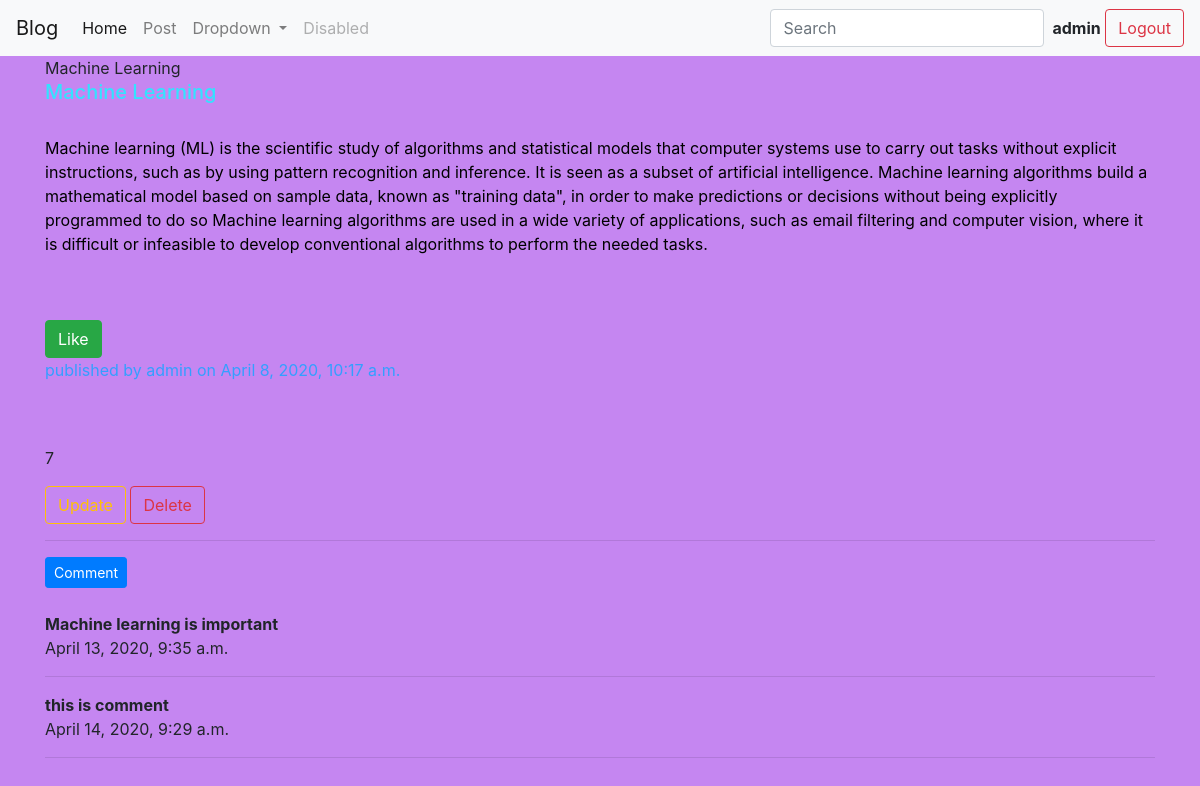
The app's page /detail/7/ (signed in) with its own data.
### blog/models.py (models this page shows, shortened)
class Post(models.Model):
	title = models.CharField(max_length = 100)
	body = models.TextField()
	created_date = models.DateTimeField(default = timezone.now)
	author = models.ForeignKey(get_user_model(),on_delete = models.CASCADE,null=True)
	img = models.ImageField(upload_to='',blank = True,null = True)
	likes = models.IntegerField(null = True,default = 0)

class Comment(models.Model):
	post = models.ForeignKey(Post,on_delete = models.CASCADE,related_name = "comments")
	text = models.TextField()
	timestamp = models.DateTimeField(default = timezone.now)

### blog/views.py (the view)
# urls.py: path('detail/<int:pk>/',PostDetail.as_view(), name = 'post-detail'),
class PostDetail(LoginRequiredMixin,DetailView):
	model = Post

### blog/templates/blog/post_detail.html (shortened to what this page needs)
{% extends 'base.html' %}
{% block content %}
{{object.title}}<br>
<h3 id=h3id>{{object.title}}</h3><br>
<p class="bclass">{{object.body}}</p><br><br>
<button type="button" class="btn btn-success" onclick="onClick()">Like</button>
<br>
<p id="btext">published by {{object.author}} on {{object.created_date}}</p><br><br>
<p id="like">{{object.likes}}</p>
<a type="button" class="btn btn-outline-warning" href="{% url 'blog:post-update' object.id %}">Update</a>
<a type="button" class="btn btn-outline-danger" href="{% url 'blog:post-delete' object.id %}">Delete</a>
<br><hr>
<a class="btn btn-primary btn-sm" href="{% url 'blog:post-comment' object.id %}" role="button">Comment</a>
<br><br>
{% for i in post.comments.all %}
<b>{{i.text}}</b><br>
{{i.timestamp}}<br>
<hr>
{% empty %}
No comments
{% endfor %}
{% endblock %}

### blog/templates/base.html (shortened to what this page needs)
{% load static %}
{% load crispy_forms_tags %}
<!DOCTYPE html>
<html>
<head>
<link rel="stylesheet" href="https://stackpath.bootstrapcdn.com/bootstrap/4.4.1/css/bootstrap.min.css">
<link rel="stylesheet" type="text/css" href="{%static 'css/style.css' %}">
</head>
<body>
<nav class="navbar navbar-expand-lg navbar-light bg-light sticky-top">
  <a class="navbar-brand" href="#">Blog</a>
  <div class="collapse navbar-collapse" id="navbarSupportedContent">
    <ul class="navbar-nav mr-auto">
      <li class="nav-item active">
        <a class="nav-link" href="{% url 'blog:post-list' %}">Home <span class="sr-only">(current)</span></a>
      </li>
      <li class="nav-item">
        <a class="nav-link" href="{% url 'blog:post-create' %}">Post</a>
      </li>
      <li class="nav-item dropdown">
        <a class="nav-link dropdown-toggle" href="#" id="navbarDropdown" role="button" data-toggle="dropdown" aria-haspopup="true" aria-expanded="false">
          Dropdown
        </a>
      </li>
      <li class="nav-item">
        <a class="nav-link disabled" href="#">Disabled</a>
      </li>
    </ul>
    <form class="form-inline my-2 my-lg-0">
      <input class="form-control mr-sm-2" type="search" placeholder="Search" aria-label="Search">
      {% if user.is_authenticated %}
      <b>{{request.user}}</b>&nbsp;<a class="btn btn-outline-danger my-2 my-sm-0" href="{% url 'auth_logout' %}">Logout</a>
      {% else %}
      <a class="btn btn-outline-success my-2 my-sm-0" href="{% url 'auth_login' %}">Login</a>
      <a class="btn btn-outline-success my-2 my-sm-0" href="{% url 'registration_register' %}">Register</a>
      {% endif %}
    </form>
  </div>
</nav>
<div class="container">
{% block content %}
{% endblock %}
</div>
</body>
</html>

### staticfiles/css/style.css (style rules this page uses)
body { background-color:#C586F1; }
#h3id { color: #33E3FF; font-size: 20px; }
#btext { color: #339FFF; }
.bclass { color:black; }

### records on screen
Post: title "Machine Learning", body "Machine learning (ML) is the scientific study of algorithms and statistical models that computer systems use to carry out tasks without explicit instructions, such as by using pattern recognition and inference. It is seen as a subset of artificial intelligence. Machine learning algorithms build a mathematical model based on sample data, known as \"training data\", in order to make predictions or decisions without being explicitly programmed to do so Machine learning algorithms are used in a wide variety of applications, such as email filtering and computer vision, where it is difficult or infeasible to develop conventional algorithms to perform the needed tasks.", author "admin", created_date "April 8, 2020, 10:17 a.m.", likes "7"
Comment: text "Machine learning is important", timestamp "April 13, 2020, 9:35 a.m."
Comment: text "this is comment", timestamp "April 14, 2020, 9:29 a.m."

### other values on screen
{{ request.user }} "admin"
